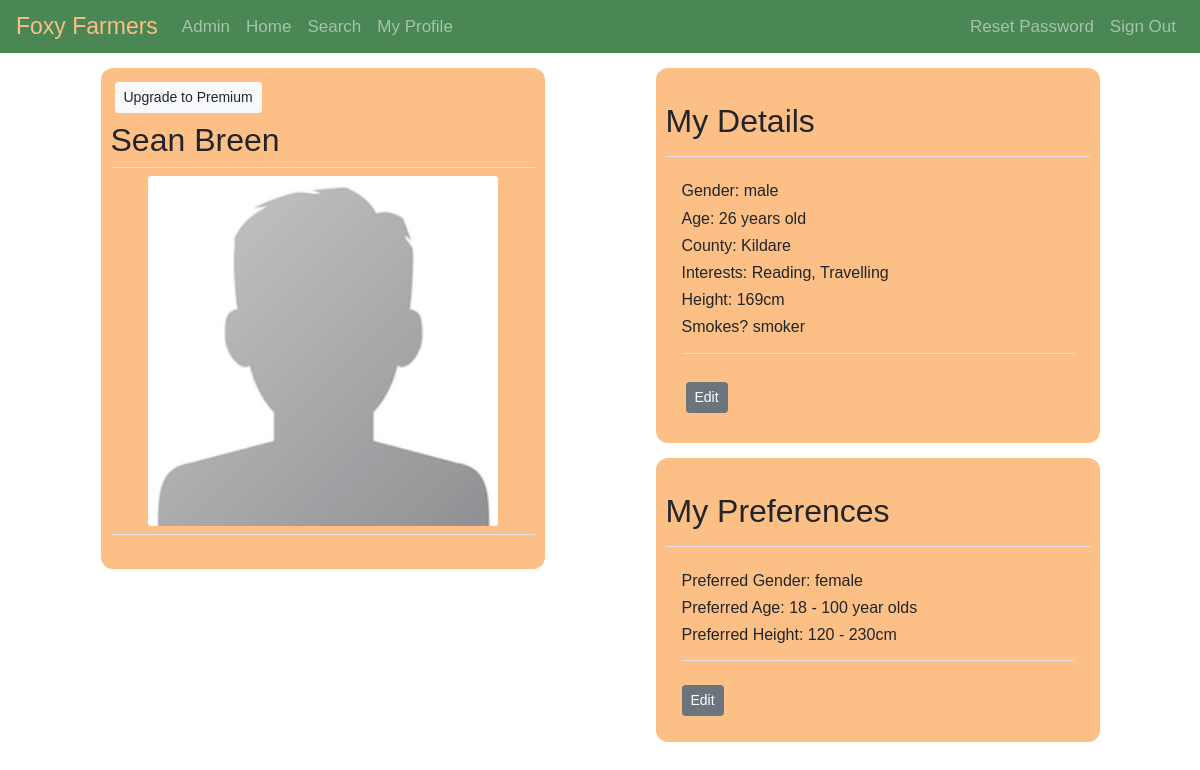
Page /pages/main/profile.php (signed in) on the earlier database version.
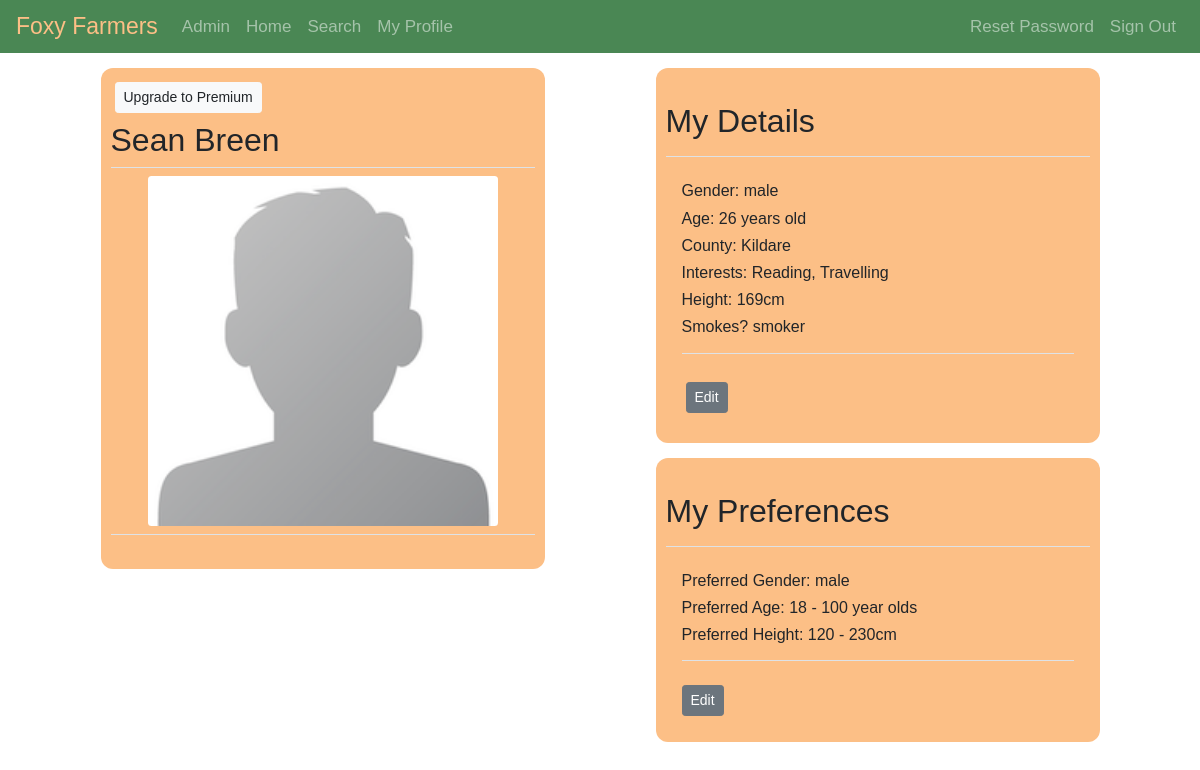
Same page on the later database version.
### tables this page shows
CREATE TABLE preferences (
  userID INT NOT NULL,
  prefGender ENUM("male", "female") NOT NULL,
  prefAgeMin INT NULL DEFAULT 18,
  prefAgeMax INT NULL DEFAULT 100,
  prefCountyID INT NULL,
  prefInterestID INT NULL,
  prefSmokes ENUM("smoker", "non-smoker") NULL,
  prefHeightMin INT NULL DEFAULT 120,
  prefHeightMax INT NULL DEFAULT 230
);

### utilities/utility.php (called while the page is built, shortened)
<?php
function getUserPreferences($link, $userID) {
  $sql = "SELECT prefGender, prefAgeMin, prefAgeMax, prefCountyID, prefInterestID, prefSmokes , prefHeightMin, prefHeightMax FROM preferences WHERE userID = $userID;";
  if($stmt = mysqli_prepare($link, $sql)) {
    if(mysqli_stmt_execute($stmt)) {
      mysqli_stmt_store_result($stmt);
      if(mysqli_stmt_num_rows($stmt) == 1) {
        $preferences = array();
        mysqli_stmt_bind_result($stmt, $prefGenderTemp, $prefAgeMinTemp, $prefAgeMaxTemp, $prefCountyIDTemp, $prefInterestIDTemp, $prefSmokesTemp, $prefHeightMinTemp, $prefHeightMaxTemp);
        while (mysqli_stmt_fetch($stmt)) {
          $preferences['prefGender'] = $prefGenderTemp;
          $preferences['prefAgeMin'] = $prefAgeMinTemp;
          $preferences['prefAgeMax'] = $prefAgeMaxTemp;
          $preferences['prefCountyID'] = ($prefCountyIDTemp) ? $prefCountyIDTemp : 0;
          $preferences['prefInterestID'] = ($prefInterestIDTemp) ? $prefInterestIDTemp : 0;
          $preferences['prefSmokes'] = ($prefSmokesTemp) ? $prefSmokesTemp : "";
          $preferences['prefHeightMin'] = $prefHeightMinTemp;
          $preferences['prefHeightMax'] = $prefHeightMaxTemp;
        }
      }
    }
    else {
      echo "Oops! Something went wrong. Please try again later.";
    }
    if (isset($preferences)) {
      return $preferences;
    }
  }
}
?>

### pages/main/profile.php (the view, shortened to what this page needs)
<?php
require_once "../../utilities/utility.php";
require_once "../../utilities/config.php";
$firstName = $lastName = $photoAddress = $gender = $dateOfBirth = $countyName = $smokes = $description = $email = $accessLevel = "";
$height = 0;
$myProfile = false;
if(isset($_GET["userID"]) && !empty(trim($_GET["userID"]))) {
  $userID = $_GET["userID"];
  if (checkIfUserPairExists($link, 'pending', 'pendingUserOne', 'pendingUserTwo', $userID, $_SESSION["userID"])) { $relationshipStatus = "youLikeThem"; }
  else if (checkIfUserPairExists($link, 'pending', 'pendingUserOne', 'pendingUserTwo', $_SESSION["userID"], $userID)) { $relationshipStatus = "theyLikeYou"; }
  else if (checkIfUserPairExists($link, 'rejections', 'rejectionsUserOne', 'rejectionsUserTwo', $userID, $_SESSION["userID"])) { $relationshipStatus = "youRejectThem"; }
  else if (checkIfUserPairExists($link, 'rejections', 'rejectionsUserOne', 'rejectionsUserTwo', $_SESSION["userID"], $userID)) { $relationshipStatus = "theyRejectYou"; }
  else if (checkIfUserPairExistsMatches($link, 'matches', 'matchesUserOne', 'matchesUserTwo', $_SESSION["userID"], $userID)) { $relationshipStatus = "match"; }
}
else {
  $userID = $_SESSION["userID"];
  $myProfile = true;
}
$sql = "SELECT firstName, lastName, email, accessLevel, description, gender, dateOfBirth, countyName, photo, smokes, height FROM user
JOIN profile JOIN countyList ON user.userID = profile.userID AND profile.countyID = countyList.countyID WHERE user.userID = $userID;";
if($stmt = mysqli_prepare($link, $sql)) {
  if(mysqli_stmt_execute($stmt)) {
    mysqli_stmt_store_result($stmt);
    if(mysqli_stmt_num_rows($stmt) == 1) {
      mysqli_stmt_bind_result($stmt, $firstNameTemp, $lastNameTemp, $emailTemp, $accessLevelTemp, $descriptionTemp, $genderTemp, $dateOfBirthTemp, $countyNameTemp, $photoTemp, $smokesTemp, $heightTemp);
      while (mysqli_stmt_fetch($stmt)) {
        $firstName = $firstNameTemp;
        $lastName = $lastNameTemp;
        $accessLevel = $accessLevelTemp;
        $gender = $genderTemp;
        $dateOfBirth = $dateOfBirthTemp;
        $countyName = $countyNameTemp;
        $photoAddress = $photoTemp;
        $smokes = $smokesTemp;
        $height = $heightTemp;
      }
    }
  }
  else {
    echo "Oops! Something went wrong. Please try again later.";
  }
}
$sql = "SELECT interestName FROM interestList JOIN interests ON interestList.interestID = interests.interestID WHERE interests.userID = $userID;";
if($stmt = mysqli_prepare($link, $sql)) {
  if(mysqli_stmt_execute($stmt)) {
    mysqli_stmt_store_result($stmt);
    if(mysqli_stmt_num_rows($stmt) >= 1) {
      mysqli_stmt_bind_result($stmt, $interestNameTemp);
      while (mysqli_stmt_fetch($stmt)) {
        $interests[] = $interestNameTemp;
      }
    }
  }
  else {
    echo "Oops! Something went wrong. Please try again later.";
  }
}
$preferences = getUserPreferences($link, $userID);
$prefGender = $preferences['prefGender'];
$prefAgeMin = $preferences['prefAgeMin'];
$prefAgeMax = $preferences['prefAgeMax'];
$prefHeightMin = $preferences['prefHeightMin'];
$prefHeightMax = $preferences['prefHeightMax'];
?>
<div class="container">
  <div class="container-item">
    <?php
      if($myProfile) {
        if($accessLevel == 'regular') {
          echo '<button type="button" data-target="#upgradeConfirm" data-toggle="modal" class="btn btn-light btn-sm m-1">Upgrade to Premium</button>';
        }
      }
    ?>
    <div class="mt-1 mb-2 border-bottom">
      <h2><?php echo $firstName.' '.$lastName ?></h2>
    </div>
    <div class="pb-2 mt-2 mb-4 border-bottom">
      <img src="<?php echo $photoAddress ?>" alt="Profile Photo">
    </div>
  </div>
  <div class="container-item container-item-stack"">
    <div class="container-item container-item-inside-stack">
      <div class="pb-2 mt-4 mb-4 border-bottom">
        <h2><?php echo ($myProfile) ? 'My Details' : $firstName."'s Details";?></h2>
      </div>
      <div class="pb-2 m-3 mb-4 border-bottom">
        <div>
          <h6>Gender: <?php echo $gender ?></h6>
        </div>
        <div>
          <h6> Age:
          <?php
            $dateOfBirth = explode("-", $dateOfBirth);
            $age = (date("md", date("U", mktime(0, 0, 0, $dateOfBirth[2], $dateOfBirth[1], $dateOfBirth[0]))) > date("md")
              ? ((date("Y") - $dateOfBirth[0]) - 1)
              : (date("Y") - $dateOfBirth[0]));
            echo $age.' years old';
          ?>
          </h6>
        </div>
        <div>
          <h6>County: <?php echo $countyName ?></h6>
        </div>
        <div>
          <?php
            if (isset($interests)) {
              echo '<h6>Interests: ';
              $str = "";
              foreach ($interests as $interestName) {
                $str .= $interestName.', ';
              }
              $str = rtrim($str, ', ');
              echo $str;
              echo '</h6>';
            }
          ?>
        </div>
        <div>
          <h6>Height: <?php echo $height.'cm' ?></h6>
        </div>
        <div>
          <h6>Smokes? <?php echo $smokes ?></h6>
        </div>
      </div>
      <?php
        if($myProfile) {
          echo '<div class="m-3">';
          echo '<a href="edit-profile.php" class="btn btn-secondary btn-sm m-1">Edit</a>';
          echo '</div>';
        }
      ?>
    </div>
    <div class="container-item container-item-inside-stack">
      <div class="pb-2 mt-4 mb-4 border-bottom">
        <h2><?php echo ($myProfile) ? 'My Preferences' : $firstName."'s Preferences";?></h2>
      </div>
      <div class="pb-2 m-3 mb-4 border-bottom">
        <div>
          <h6>Preferred Gender: <?php echo $prefGender ?></h6>
        </div>
        <div>
          <h6>Preferred Age: <?php echo $prefAgeMin.' - '.$prefAgeMax.' year olds' ?></h6>
        </div>
        <div>
          <h6>Preferred Height: <?php echo $prefHeightMin.' - '.$prefHeightMax.'cm' ?></h6>
        </div>
      </div>
      <?php
        if($myProfile) {
          echo '<div class="m-3">';
          echo '<p><a href="edit-preferences.php" class="btn btn-secondary btn-sm">Edit</a></p>';
          echo '</div>';
        }
      ?>
    </div>
  </div>
</div>

### style/style.css (style rules this page uses)
* { -webkit-box-sizing: border-box; -moz-box-sizing: border-box; -ms-box-sizing: border-box; box-sizing: border-box; }
body { font: 14px sans-serif; }
.navbar { background-color: hsl(130, 29%, 41%); }
.navbar .navbar-brand { color: rgb(252, 191, 134); font-size: 23px; }
.navbar .nav-item { font-size: 17px; }
img { border-radius: 1%; width: 350px; height: 350px; display: block; margin: 0 auto; object-fit: cover; }
@media (min-width:900px) { .container { display: flex; align-items: flex-start; flex-wrap: wrap; justify-content: space-around } }
.container-item { flex-basis: 40%; padding: 10px; margin: 15px auto; background-color: rgb(252, 191, 134); border-radius: 12px; }
.container-item-stack { padding: 0px; background-color: rgba(255, 255, 255, 0); }
.container-item-inside-stack { margin: 0px auto 15px; }

Differences in the rows shown:
changed preferences: prefGender "female" → "male"
